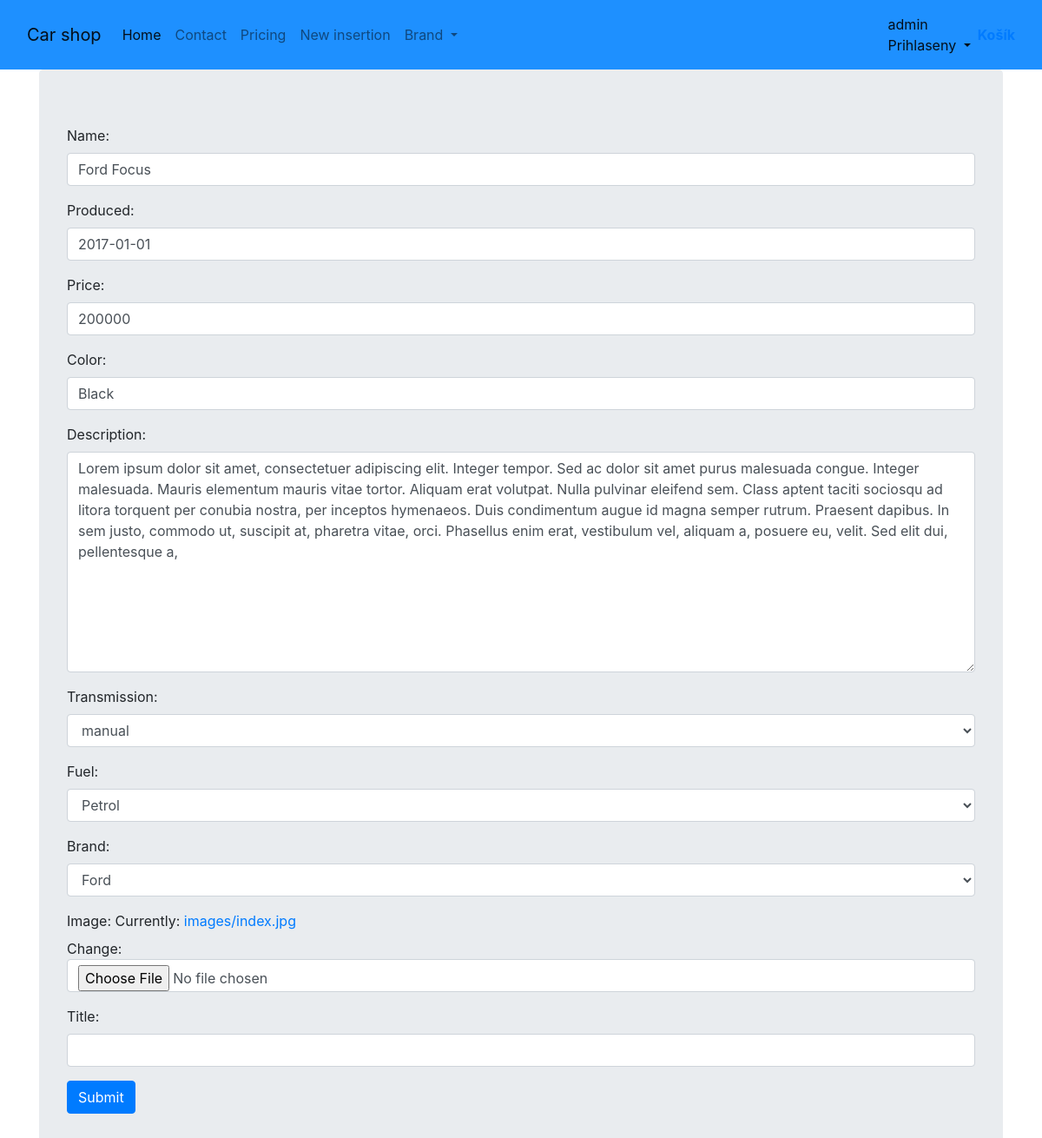
/update/1 (signed in), run on the app's committed database.
### viewer/models.py (models this page shows, shortened)
class Product(Model):
    name = CharField(max_length=128)
    produced = DateField()
    price = IntegerField()
    color = CharField(max_length=55)
    description = TextField()
    transmission = ForeignKey(Transmission, on_delete=DO_NOTHING)
    fuel = ForeignKey(Fuel, on_delete=DO_NOTHING)
    brand = ForeignKey(Brand, on_delete=DO_NOTHING)
    image = ImageField(upload_to='images/')

class Transmission(Model):
    name = CharField(max_length=55)
    def __str__(self):
        return f'{self.name}'

class Fuel(Model):
    name = CharField(max_length=55)
    def __str__(self):
        return f'{self.name}'

class Brand(Model):
    name = CharField(max_length=55)
    def __str__(self):
        return f'{self.name}'

### viewer/views.py (the view)
# urls.py: path('update/<int:pk>', ProductUpdateView.as_view(), name='update'),
class ProductUpdateView(PermissionRequiredMixin,LoginRequiredMixin, UpdateView):
    template_name = 'form.html'
    model = Product
    form_class = ProductModelForm
    success_url = reverse_lazy('index')
    permission_required = 'viewer.update_product'

### viewer/form.py
class ProductModelForm(ModelForm):
    class Meta:
        model = Product
        fields = '__all__'
    title = CharField(max_length=128)
    produced = DateField()
    price = IntegerField()
    color = CharField(max_length=55)
    description = CharField(widget=Textarea)
    transmission = ModelChoiceField(queryset=Transmission.objects)
    fuel = ModelChoiceField(queryset=Fuel.objects)
    brand = ModelChoiceField(queryset=Brand.objects)
    image = ImageField()
    def __init__(self, *args, **kwargs):
        super().__init__(*args, **kwargs)
        for visible in self.visible_fields():
            visible.field.widget.attrs['class'] = 'form-control'

### templates/form.html (shortened to what this page needs)
{% extends "base.html" %}
{% block content %}
    <form method="POST" enctype="multipart/form-data">
        <table class="">{{ form.as_p }}</table>
        <input type="submit" value="Submit" class="btn btn-primary">
    </form>
{% endblock %}

### templates/base.html (shortened to what this page needs)
{% load static  %}
<html {% if LANGUAGE_CODE %}lang="{{ LANGUAGE_CODE }}"{% endif %}>
<head>
    <link rel="stylesheet" href="https://stackpath.bootstrapcdn.com/bootstrap/4.2.1/css/bootstrap.min.css">
</head>
<body>
    <nav class="navbar navbar-expand-lg navbar-light" style="background-color: dodgerblue;">
      <div class="container-fluid">
        <a class="navbar-brand" href="{% url 'index' %}">Car shop</a>
        <div class="collapse navbar-collapse" id="navbarNavDropdown">
          <ul class="navbar-nav">
            <li class="nav-item">
              <a class="nav-link active" aria-current="page" href="{% url 'index' %}">Home</a>
            </li>
            <li class="nav-item">
              <a class="nav-link" href="#">Contact</a>
            </li>
            <li class="nav-item">
              <a class="nav-link" href="#">Pricing</a>
            </li>
            <li class="nav-item">
                <a class="nav-link" href="{% url 'create' %}">New insertion </a>
            </li>
            <li class="nav-item dropdown">
              <a class="nav-link dropdown-toggle" href="#" id="navbarDropdownMenuLink" role="button" data-bs-toggle="dropdown" aria-expanded="false">
                Brand
              </a>
            </li>
          </ul>
        </div>
          <div class="navbar-nav ml-auto">
                <div class="nav-item dropdown">
                    {% if user.is_authenticated %}
                        <a class="nav-link active dropdown-toggle" href="#" data-toggle="dropdown">
                            {% if user.first_name %}{{ user.first_name}} <br> Prihlaseny
                            {% else %}{{ user.username}} <br> Prihlaseny
                            {% endif %}
                        </a>
                    {% else %}
                        <a class="nav-link active dropdown-toggle" href="#" data-toggle="dropdown">Neprihlaseny</a>
                    <div class="dropdown-menu dropdown-menu-right">
                        <a class="dropdown-item text-right" href="{% url 'login' %}">Login</a>
                        <a class="dropdown-item text-right" href="{% url 'sign_up' %}">Sign Up</a>
                    </div>
                    {% endif %}
                </div>
            </div>
         <div><b span style="color: black;"><a href="{% url 'cart_detail' %}" class="button"> Košík </b></a>
            </div>
      </div>
    </nav>
<div class="container">
    <div class="jumbotron">
        {% block content %}{% endblock %}
    </div>
</div>
</body>
</html>

### data on the page
Product: name "Ford Focus", produced "2017-01-01", price "200000", color "Black", description "Lorem ipsum dolor sit amet, consectetuer adipiscing elit. Integer tempor. Sed ac dolor sit amet purus malesuada congue. Integer malesuada. Mauris elementum mauris vitae tortor. Aliquam erat volutpat. Nulla pulvinar eleifend sem. Class aptent taciti sociosqu ad litora torquent per conubia nostra, per inceptos hymenaeos. Duis condimentum augue id magna semper rutrum. Praesent dapibus. In sem justo, commodo ut, suscipit at, pharetra vitae, orci. Phasellus enim erat, vestibulum vel, aliquam a, posuere eu, velit. Sed elit dui, pellentesque a,", transmission "manual", fuel "Petrol", brand "Ford"

### other printed values
{{ user.username }} "admin"
